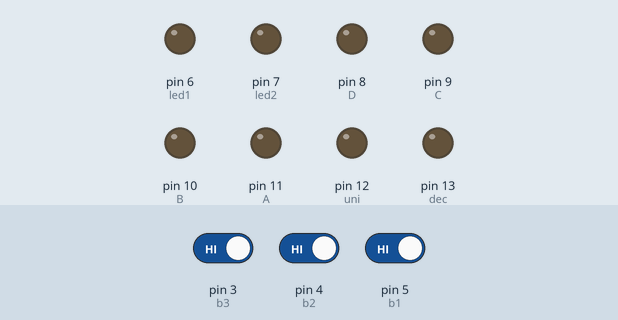
The sketch below on a simulated Arduino Uno, built with avr-gcc and run on an emulated ATmega328P. Shown: output pins drawn as LEDs (lit = HIGH). Dashed ring = blinking. Inputs (shaded band) come from the test bench; at power-on: pin 3 (b3) HIGH, pin 4 (b2) HIGH, pin 5 (b1) HIGH.

Above: at 1.2 s.
1.3 s: pin 3 (b3) driven LOW
At 1.55 s:
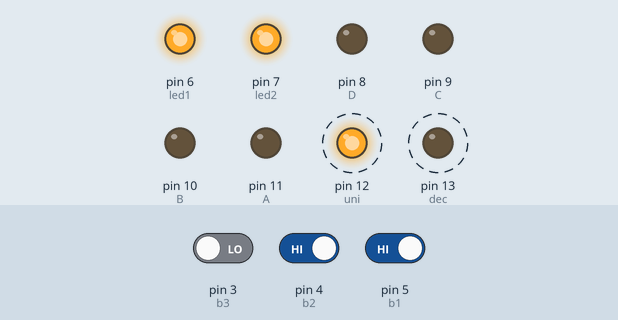
4.3 s: pin 4 (b2) driven LOW
At 6.17 s:
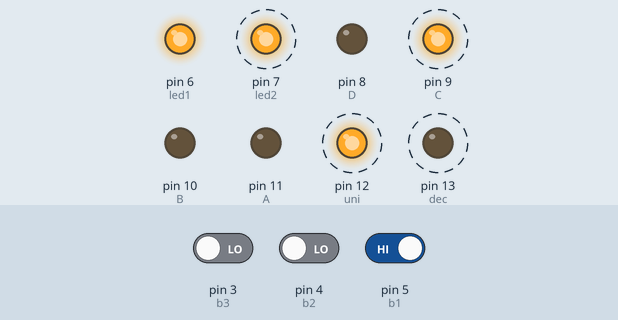
7.3 s: pin 5 (b1) driven LOW
At 8.15 s:
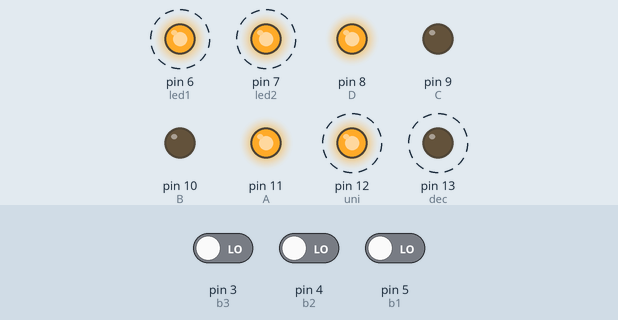
10.3 s: pin 3 (b3) driven HIGH
At 10.57 s:
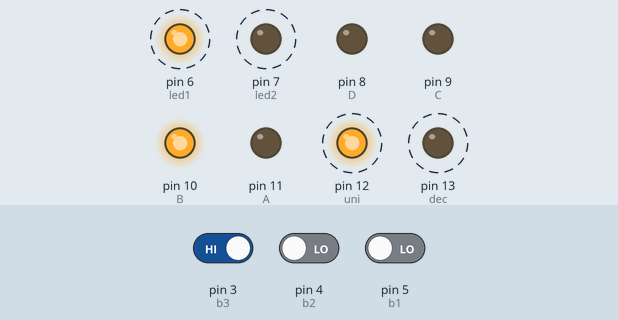
13.3 s: pin 4 (b2) driven HIGH
At 13.44 s:
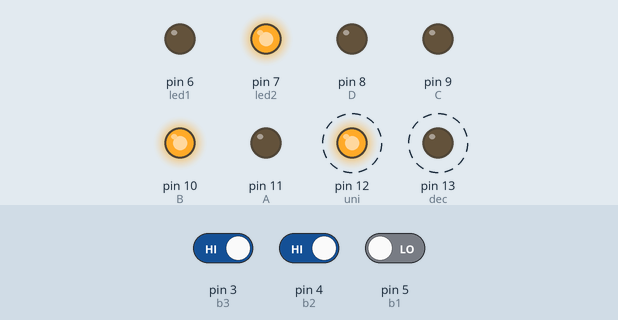
16.3 s: pin 3 (b3) driven LOW
At 16.74 s:
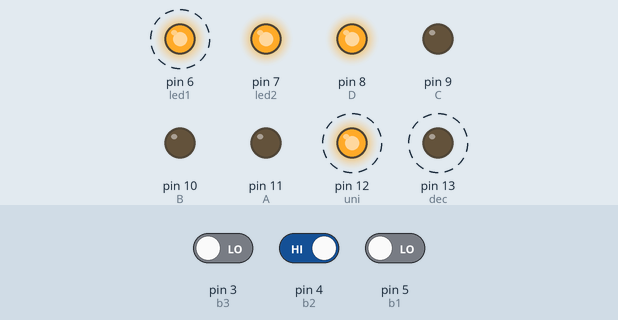
Timing chart, 0 to 23.8 s (numbered marks = the images above; inputs shaded):
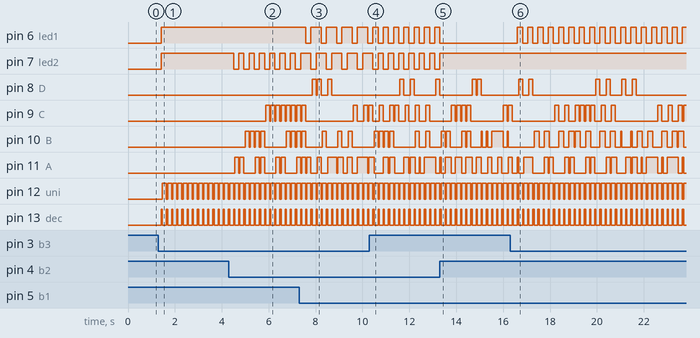

The sketch:

DeberSumador.ino
```cpp
//Puertos con entrada de datos digitales
int b3=3;
int b2=4;
int b1=5;
int led1=6;
int led2=7;
int on=0;

int cont1=0;
int cont2=0;
int A=11;
int B=10;
int C=9;
int D=8;
int decenas;
int unidades;
int dec=13;
int uni=12;
void setup() {
pinMode(b3,INPUT);
pinMode(b2,INPUT);
pinMode(b1,INPUT);
pinMode(led1,OUTPUT);
pinMode(led2,OUTPUT);
pinMode(A,OUTPUT);
pinMode(B,OUTPUT);
pinMode(C,OUTPUT);
pinMode(D,OUTPUT);
pinMode(dec,OUTPUT);
pinMode(uni,OUTPUT);

}

void loop() {

                   //Boton 1
 if(digitalRead(b1)==LOW)
 {
 delay(120);
 digitalWrite(led2,HIGH);
  digitalWrite(led1,LOW);
  if(cont1<25){
    cont1++;
  }else{
    cont1=0;
  }

     mostrar(cont1);

 }

        // Boton 2
        if(digitalRead(b2)==LOW)
 {
 delay(120);
 digitalWrite(led1,HIGH);
  digitalWrite(led2,LOW);
  if(cont2<25){
    cont2++;
  }else{
    cont2=0;
  }
     mostrar(cont2);
 }

        // Boton 3
        if(digitalRead(b3)==LOW)
 {
 delay(120);
 digitalWrite(led1,HIGH);
  digitalWrite(led2,HIGH);


     mostrar(cont2+cont1);

 }

}

void mostrar(int valor){
     decenas=valor/10;
     unidades=valor-decenas*10;
     digitalWrite(dec,HIGH);
     digitalWrite(uni,LOW);
     contador(decenas);
     delay(50);
     digitalWrite(dec,LOW);
     digitalWrite(uni,HIGH);
     contador(unidades);
     delay(50);

}

void contador (int dato){
  switch(dato){
    case 0:
      digitalWrite(A,LOW);
      digitalWrite(B,LOW);
      digitalWrite(C,LOW);
      digitalWrite(D,LOW);
    break;
    case 1:
      digitalWrite(A,HIGH);
      digitalWrite(B,LOW);
      digitalWrite(C,LOW);
      digitalWrite(D,LOW);
    break;
    case 2:
      digitalWrite(A,LOW);
      digitalWrite(B,HIGH);
      digitalWrite(C,LOW);
      digitalWrite(D,LOW);
    break;
    case 3:
      digitalWrite(A,HIGH);
      digitalWrite(B,HIGH);
      digitalWrite(C,LOW);
      digitalWrite(D,LOW);
    break;
    case 4:
      digitalWrite(A,LOW);
      digitalWrite(B,LOW);
      digitalWrite(C,HIGH);
      digitalWrite(D,LOW);
    break;
    case 5:
      digitalWrite(A,HIGH);
      digitalWrite(B,LOW);
      digitalWrite(C,HIGH);
      digitalWrite(D,LOW);
    break;
    case 6:
      digitalWrite(A,LOW);
      digitalWrite(B,HIGH);
      digitalWrite(C,HIGH);
      digitalWrite(D,LOW);
    break;
    case 7:
      digitalWrite(A,HIGH);
      digitalWrite(B,HIGH);
      digitalWrite(C,HIGH);
      digitalWrite(D,LOW);
    break;
    case 8:
      digitalWrite(A,LOW);
      digitalWrite(B,LOW);
      digitalWrite(C,LOW);
      digitalWrite(D,HIGH);
    break;
    case 9:
      digitalWrite(A,HIGH);
      digitalWrite(B,LOW);
      digitalWrite(C,LOW);
      digitalWrite(D,HIGH);
    break;
    }

  }
```

Measured:
- after the input at 1.3 s, pin 6 (led1), pin 7 (led2): LOW → HIGH after 0.12 s; pin 12 (uni): alternates HIGH for 0.17 s and LOW for 0.05 s, starting after 0.17 s; pin 13 (dec): alternates HIGH for 0.05 s and LOW for 0.17 s, starting after 0.12 s
- after the input at 4.3 s, pin 7 (led2): alternates HIGH for 0.22 s and LOW for 0.22 s, starting after 0.20 s; pin 9 (C): alternates HIGH for 0.17 s and LOW for 0.05 s, starting after 1.6 s; pin 11 (A): LOW → HIGH after 0.25 s, then repeats every 0.88 s: LOW 0.05 s, HIGH 0.17 s, LOW 0.49 s, HIGH 0.17 s
- after the input at 7.3 s, pin 6 (led1): alternates HIGH for 0.44 s and LOW for 0.22 s, starting after 0.28 s; pin 7 (led2): alternates HIGH for 0.44 s and LOW for 0.22 s, starting after 0.50 s
- after the input at 10.3 s, pin 6 (led1): alternates HIGH for 0.22 s and LOW for 0.22 s, starting after 0.36 s; pin 7 (led2): alternates HIGH for 0.22 s and LOW for 0.22 s, starting after 0.58 s
- after the input at 13.3 s, pin 6 (led1): goes on until 13.3 s, then stays LOW; pin 7 (led2): goes on until 13.3 s, then stays HIGH
- after the input at 16.3 s, pin 6 (led1): alternates HIGH for 0.22 s and LOW for 0.22 s, starting after 0.31 s
